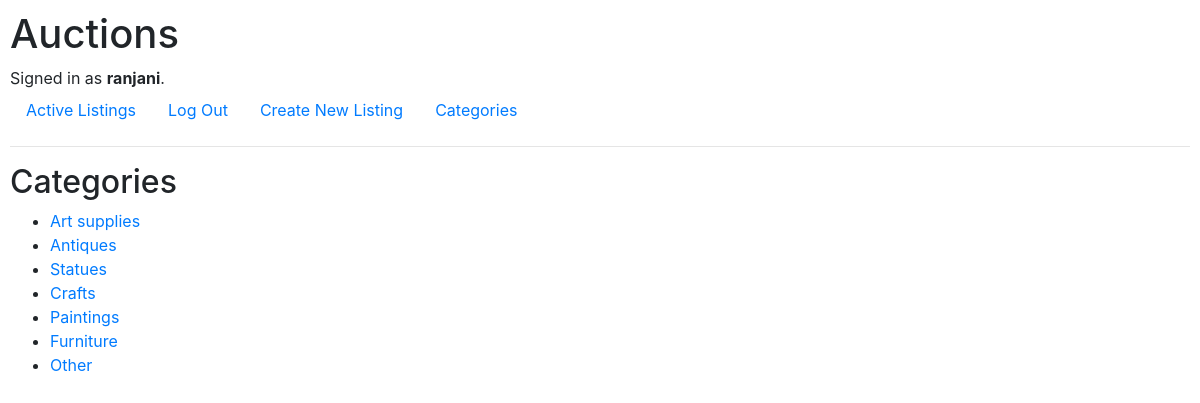
The page /categories (signed in) on the database its author committed.
### auctions/models.py (models this page shows)
class User(AbstractUser):
    pass

class Category(models.Model):
    name = models.CharField(max_length=64)
    def __str__(self):
        return self.name

### auctions/views.py (the view)
# urls.py: path("categories", views.categories, name="categories")
def categories(request):
    return render(request, "auctions/categories.html", {
        "categories": Category.objects.all()
    })

### auctions/templates/auctions/categories.html
{% extends "auctions/layout.html" %} {% block body %}
<h2>Categories</h2>
<ul>
    {% for category in categories %}
    <li>
        <a href="{% url 'index' %}?category={{ category.id }}">
            {{ category }}
        </a>
    </li>
    {% endfor %}
</ul>
{% endblock %}

### auctions/templates/auctions/layout.html (shortened to what this page needs)
{% load static %}
<!DOCTYPE html>
<html lang="en">
<head>
    <link rel="stylesheet" href="https://stackpath.bootstrapcdn.com/bootstrap/4.4.1/css/bootstrap.min.css">
    <link href="{% static 'auctions/styles.css' %}" rel="stylesheet">
</head>
<body>
    <h1>Auctions</h1>
    <div>
        {% if user.is_authenticated %} Signed in as <strong>{{ user.username }}</strong>. {% else %} Not signed in. {% endif %}
    </div>
    <ul class="nav">
        <li class="nav-item">
            <a class="nav-link" href="{% url 'index' %}">Active Listings</a>
        </li>
        {% if user.is_authenticated %}
        <li class="nav-item">
            <a class="nav-link" href="{% url 'logout' %}">Log Out</a>
        </li>
        <li class="nav-item">
            <a class="nav-link" href="{% url 'createlist' %}">Create New Listing</a>
        </li>
        <li class="nav-item">
            <a class="nav-link" href="{% url 'categories' %}">Categories</a>
        </li>
        {% endif %}
    </ul>
    <hr> {% block body %} {% endblock %}
</body>
</html>

### auctions/static/auctions/styles.css (style rules this page uses)
body { padding: 10px; }

### rows shown on the page
User: username "ranjani"
Category: name "Art supplies"
Category: name "Antiques"
Category: name "Statues"
Category: name "Crafts"
Category: name "Paintings"
Category: name "Furniture"
Category: name "Other"
